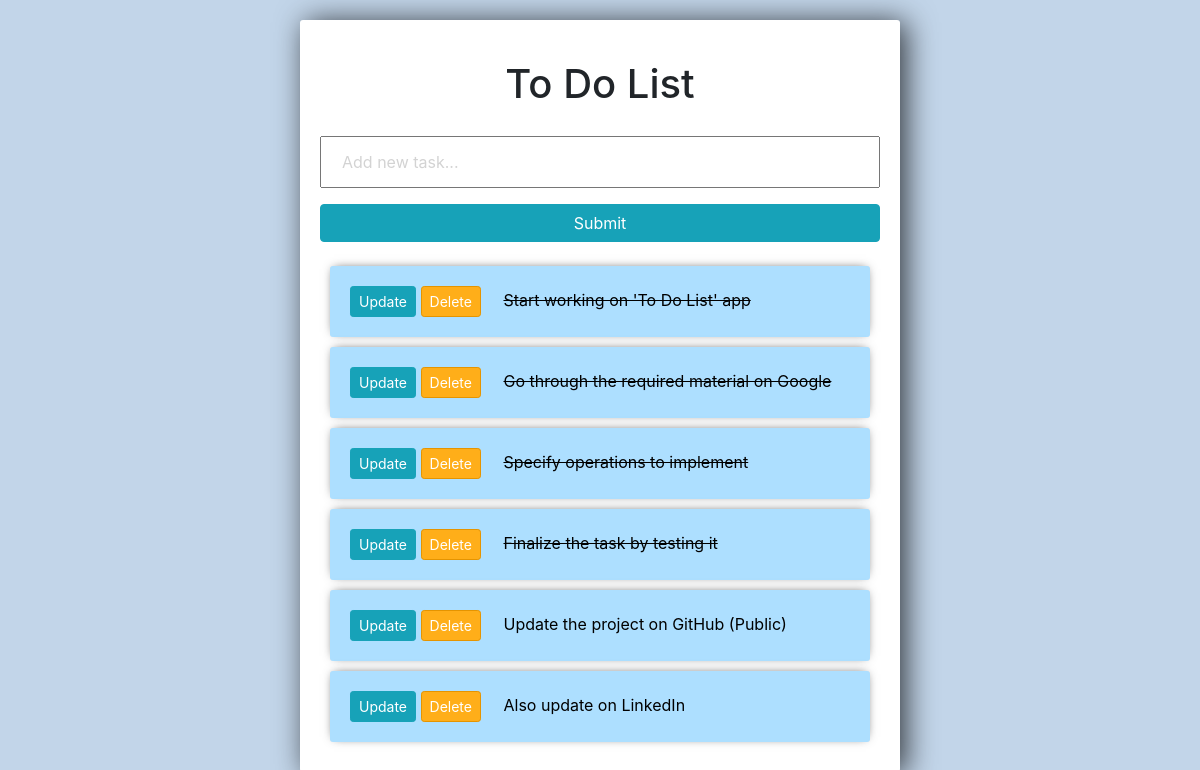
The page / on the database its author committed.
### tasks/models.py (models this page shows)
class Task(models.Model):
    title = models.CharField(max_length=200)
    complete = models.BooleanField(default=False)
    created = models.DateField(auto_now_add=True)
    def __str__(self):
        return self.title

### tasks/views.py (the view)
# urls.py: path('', views.index, name='list'),
def index(request):
    tasks = Task.objects.all()
    form = TaskForm()
    if request.method == "POST":
        form = TaskForm(request.POST)
        if form.is_valid():
            form.save()
        return redirect('/')
    context = {'tasks':tasks, 'form':form}
    return render(request, 'tasks/list.html', context)

### tasks/forms.py
class TaskForm(forms.ModelForm):
    title = forms.CharField(widget = forms.TextInput(attrs={'placeholder':'Add new task...'}))
    class Meta:
        model = Task
        fields = '__all__'

### tasks/templates/tasks/list.html (shortened to what this page needs)
{% load static %}
<html>
<link rel="stylesheet" href="https://stackpath.bootstrapcdn.com/bootstrap/4.3.1/css/bootstrap.min.css">
<link rel="stylesheet" type="text/css" href="{% static 'tasks/main.css' %}">
<body>
    <div class="center-column">
        <h1> To Do List </h1>
        <form method="POST" action="/">
            {{ form.title }}
            <input class="btn btn-info" type="submit" name="Create Task">
        </form>
        <div class="todo-list">
            {% for task in tasks %}
                <div class="item-row">
                    <a class="btn btn-sm btn-info" href="{% url 'update_task' task.id %}">Update</a>
                    <a class="btn btn-sm btn-danger" href="{% url 'delete_task' task.id %}">Delete</a>
                    {% if task.complete == True %}
                        <strike> {{ task }} </strike>
                    {% else %}
                        <span> {{ task }} </span>
                    {% endif %}
                </div>
            {% endfor %}
        </div>
    </div>
</body>
</html>

### tasks/static/tasks/main.css (style rules this page uses)
body { background-color:#C2D5E9; }
h1 { padding: 12px 20px; margin: 8px 0; text-align: center; }
input { width: 100%; padding: 12px 20px; margin: 8px 0; box-sizing: border-box; }
input::placeholder { color: #d3d3d3; }
.center-column { width:600px; margin: 20px auto; padding:20px; background-color: #fff; border-radius: 3px; box-shadow: 6px 2px 30px 0px rgba(0,0,0,0.75); }
.item-row { background-color: #ADDFFF; margin: 10px; padding: 20px; border-radius: 3px; color: #000; font-size: 16px; box-shadow: 0px -1px 10px -4px rgba(0,0,0,0.75); }
.btn-danger { background-color: #ffae19; border-color: #e59400; }

### rows shown on the page
Task: title "Start working on 'To Do List' app"
Task: title "Go through the required material on Google"
Task: title "Specify operations to implement"
Task: title "Finalize the task by testing it"
Task: title "Update the project on GitHub (Public)"
Task: title "Also update on LinkedIn"
